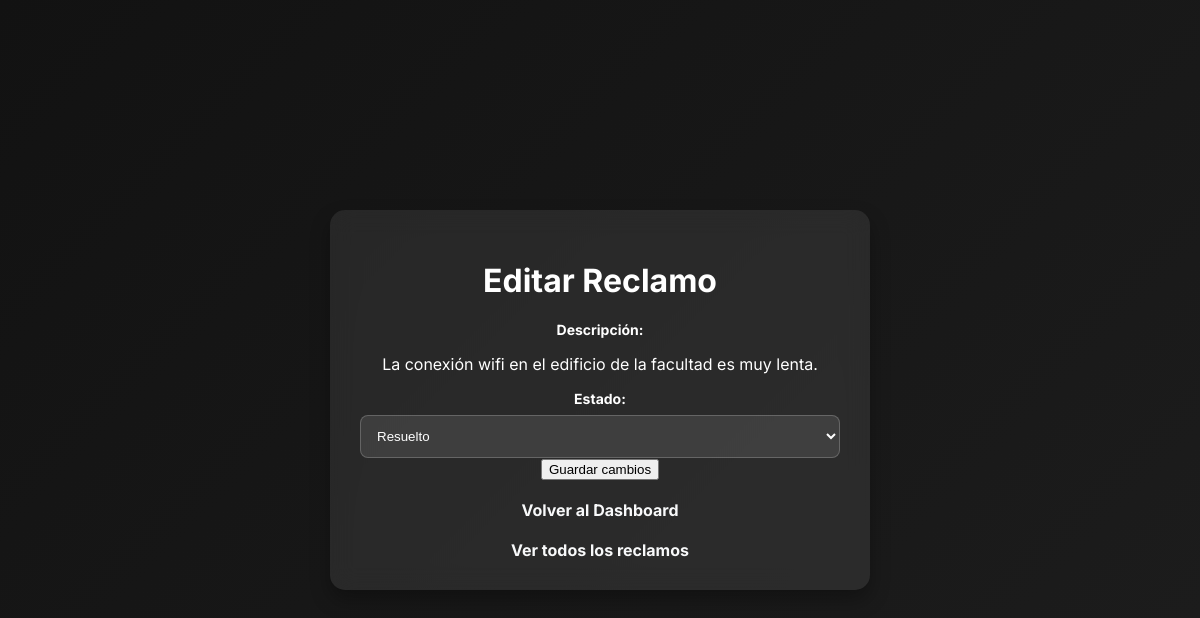
/edit?id=1 (signed in), run on the app's committed database.
### modules/modelos.py (models this page shows, shortened)
class ModeloReclamo(Base):
    __tablename__= 'reclamos'
    id= Column(Integer, primary_key=True)
    descripcion= Column(String(1000), nullable=False)
    estado= Column(String(50), default="pendiente") #El estado. Puede ser Pendiente, o Resuelto
    departamento= Column(String(100), nullable=False)
    fecha_creacion= Column(DateTime, default=datetime.utcnow)
    fecha_resolucion= Column(DateTime, nullable=True)
    id_usuario= Column(Integer, ForeignKey('usuarios.id')) #Reclamo ligado a usuario
    foto = Column(String(255), nullable=True)

### server.py (the view, shortened to what this page needs)
@app.route("/edit", methods=['GET', 'POST'])
@login_required
def editar_reclamo():
    id_reclamo = request.args.get('id')
    reclamo = gestor_reclamos.obtener_reclamo(id_reclamo)
    return render_template("editar_reclamo.html", reclamo=reclamo)

### modules/dominio.py (called while the page is built)
    @property
    def descripcion(self):
        return self.__descripcion

    @property
    def estado(self):
        return self.__estado

    @id.setter
    def id(self, p_id):
        if p_id is not None and not isinstance(p_id, int):
            raise ValueError("El id debe ser un número entero")
        self.__id=p_id

    @descripcion.setter
    def descripcion(self, p_descripcion):
        if not isinstance(p_descripcion, str) or p_descripcion.strip() == "":
            raise ValueError("La descripcion no puede estar vacía")
        self.__descripcion= p_descripcion.strip()

    @estado.setter
    def estado(self, p_estado):
        if p_estado not in ["pendiente", "resuelto", "en proceso","inválido"]:
            raise ValueError("El estado debe ser 'pendiente', 'resuelto', 'en proceso' o 'invalido'")
        self.__estado=p_estado

    @id_usuario.setter
    def id_usuario(self, p_id_usuario):
        if  p_id_usuario is not None and not isinstance(p_id_usuario, int):
            raise ValueError("El ID de usuario debe ser un número entero")
        self.__id_usuario=p_id_usuario

    @departamento.setter
    def departamento(self, p_departamento):
        if not isinstance(p_departamento, str) or p_departamento.strip()== "":
            raise ValueError("El departamento no puede estar vacío")
        self.__departamento=p_departamento

    @fecha_creacion.setter
    def fecha_creacion(self, p_fecha_creacion):
        self.__fecha_creacion= p_fecha_creacion

    @foto.setter
    def foto(self, p_foto):
        self.__foto=p_foto

    @fecha_resolucion.setter
    def fecha_resolucion(self, p_fecha_resolucion):
        self.__fecha_resolucion= p_fecha_resolucion

    @property
    def id(self):
        return self.__id

    @property
    def nombre(self):
        return self.__nombre

    @property
    def apellido(self):
        return self.__apellido

    @property
    def username(self):
        return self.__username

    @property
    def email(self):
        return self.__email

    @property
    def password(self):
        return self.__password

    @property
    def rol(self):
        return self.__rol

    @property
    def departamento(self):
        return self.__departamento

    @property
    def claustro(self):
        return self.__claustro

    @password.setter
    def password(self, password:str):
        self.__password = password

    @rol.setter
    def rol(self, rol:str):
        self.__rol=rol

### templates/editar_reclamo.html (shortened to what this page needs)
<!DOCTYPE html>
<html lang="es">
<head>
    <link rel="stylesheet" type="text/css" href="{{ url_for('static', filename='style.css') }}">
</head>
<body>
    <div class="container">
        <h1>Editar Reclamo</h1>
        {% if reclamo %}
            <form method="POST">
                <label for="descripcion">Descripción:</label>
                <p class="descripcion">{{ reclamo.descripcion }}</p>
                <label for="estado">Estado:</label>
                <select name="estado" class="form-control" id="estadoSelect">
                    <option value="resuelto" {% if reclamo.estado == "resuelto" %}selected{% endif %}>Resuelto</option>
                </select>
                <button type="submit" class="btn-save">Guardar cambios</button>
            </form>
        {% else %}
            <p class="error">El reclamo no fue encontrado.</p>
        {% endif %}
        <div class="button-container">
            <a href="{{ url_for('dashboard') }}" class="btn-back">Volver al Dashboard</a>
            <a href="{{ url_for('listar_reclamos') }}" class="btn-secondary">Ver todos los reclamos</a>
        </div>
    </div>
</body>
</html>

### static/style.css (style rules this page uses)
body { font-family: 'Inter', sans-serif; background: linear-gradient(135deg, #121212, #1d1d1d); color: #ffffff; margin: 0; display: flex; justify-content: center; align-items: center; min-height: 100vh; }
.container { width: 40%; padding: 30px; background: rgba(255, 255, 255, 0.08); box-shadow: 0px 10px 20px rgba(0, 0, 0, 0.3); border-radius: 15px; backdrop-filter: blur(12px); text-align: center; transition: all 0.3s ease-in-out; }
label { font-weight: bold; display: block; margin-top: 15px; font-size: 14px; }
.form-control { width: 100%; padding: 12px; margin-top: 8px; border: 1px solid rgba(255, 255, 255, 0.2); border-radius: 8px; background: rgba(255, 255, 255, 0.1); color: #fff; transition: 0.3s; }
a { color: #f8f9fa; text-decoration: none; font-weight: bold; display: block; margin-top: 20px; transition: 0.3s; }

### data on the page
ModeloReclamo: descripcion "La conexión wifi en el edificio de la facultad es muy lenta.", estado "Resuelto"
